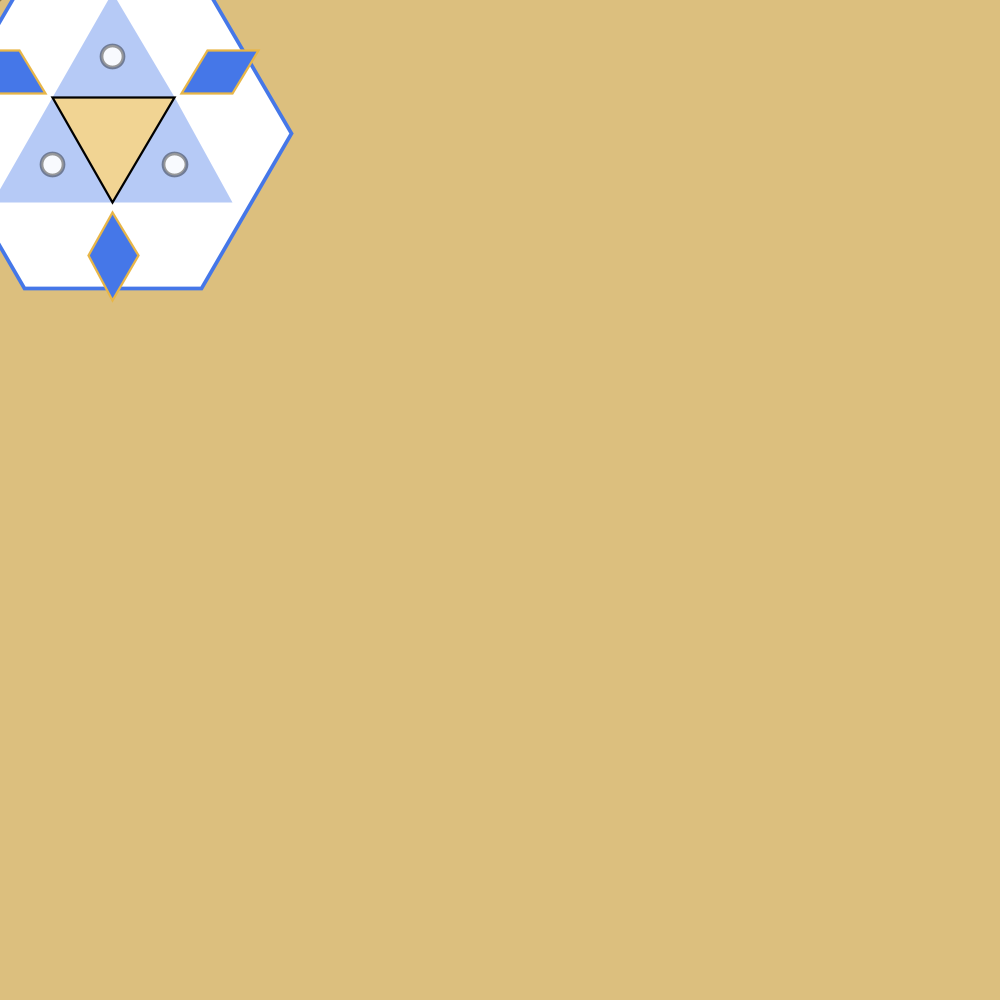
Frame 1 (no input)
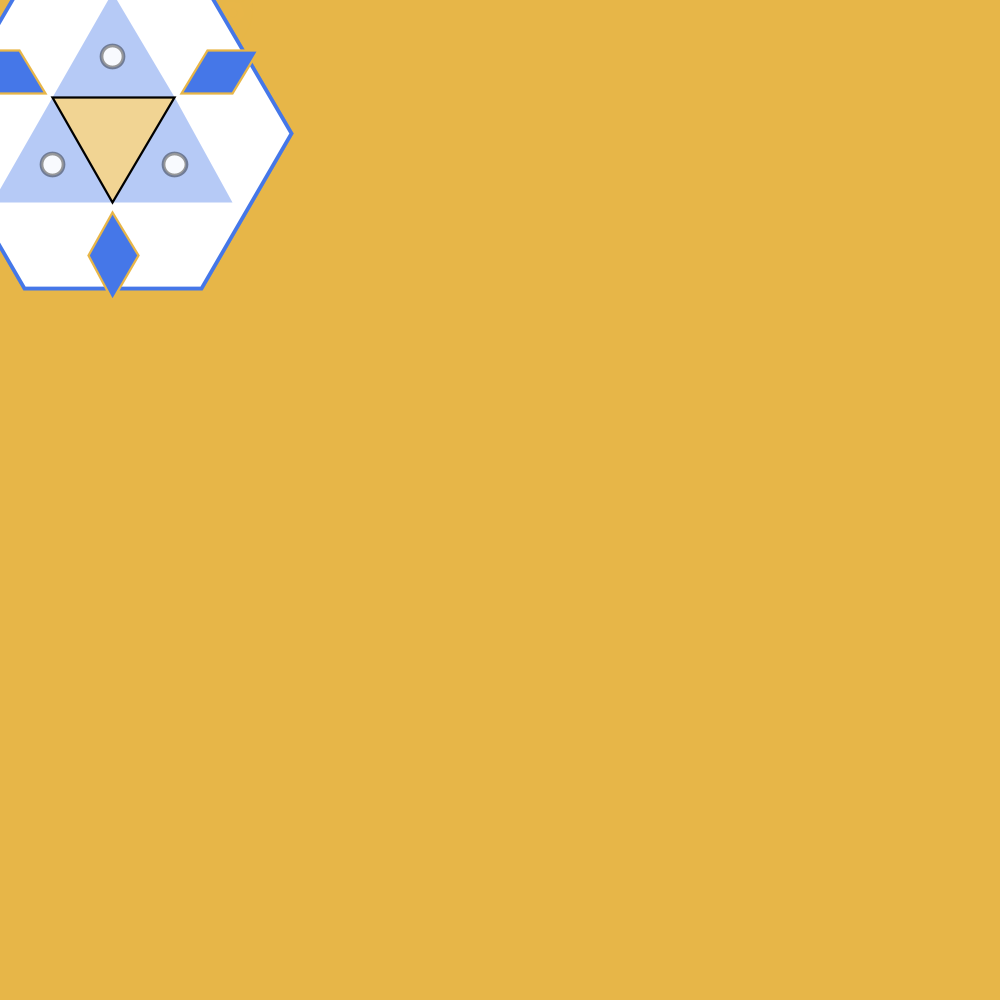
Frame 60 (the mouse pressed at the canvas centre just before this capture)
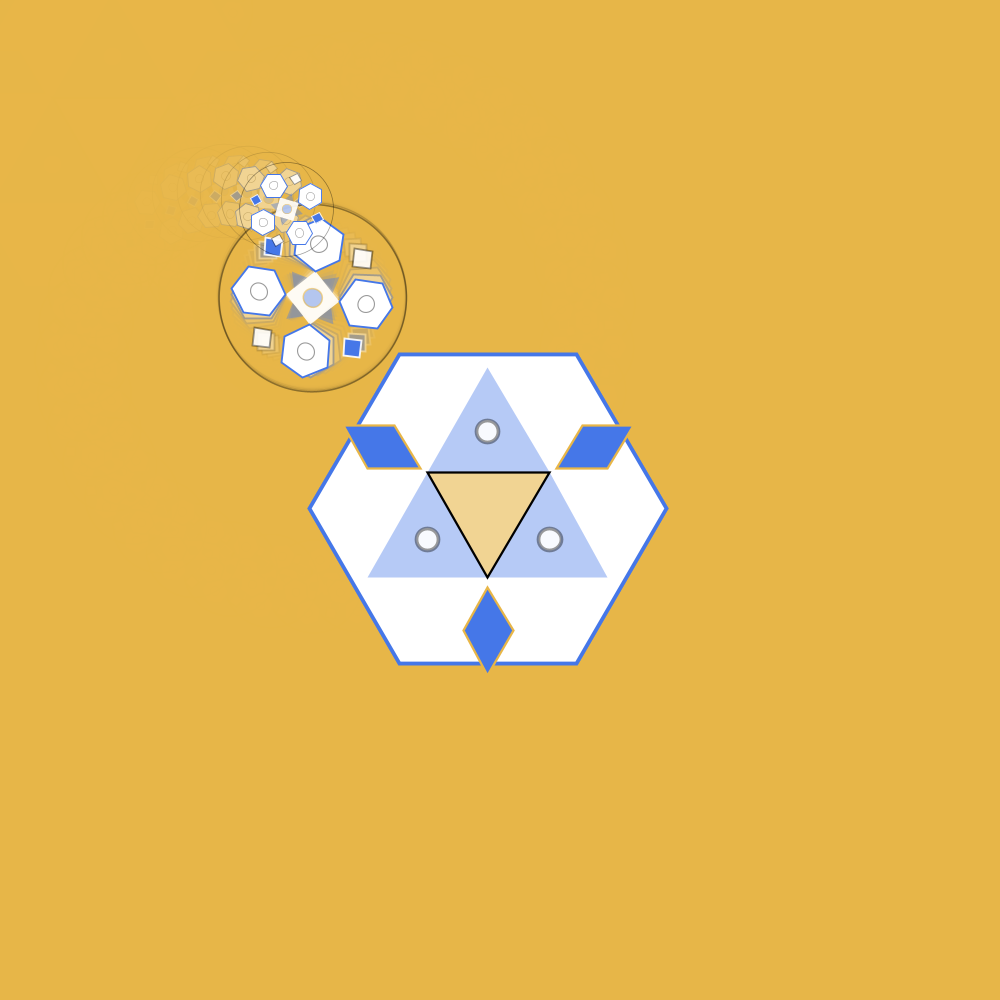
Frame 120 (the mouse held since frame 60 and released just before this capture)

The Processing sketch that drew these frames (run headless with seeded random() and noise(); from frame 60 on, the mouse is pressed at the canvas centre):

// Processing sketch: s07t01Vicente
// ── s07t01Vicente.pde
//UDD - Expresión Digital II
//s07t01Vicente
/*Creación de funciones especificas, graficamente distintas, que dibujen dos elementos
 diferentes que interactuen entre si, ambas funciones siguen al mouse, y el segundo elemento
 está repetido y giran entorno a sus ejes. 
 Al apretar las teclas "espacio" y "a" cambian los colores de relleno de las figuras y del canvas*/

color bl, ne, az, am, blt, amt, azt, net;
float r;

void setup() {
  size(1000, 1000);
  smooth();

  //inicialización de colores
  bl = color(255); //blanco
  blt = color(255, 255, 255, 230); //blanco con transparencia
  ne = color(0); //negro
  net = color(0, 0, 0, 100); //negro con transparencia
  az = color(69, 119, 232); //azul
  azt = color(69, 119, 232, 100); //azul con transparencia
  am = color(232, 182, 71); //amarillo
  amt = color(232, 182, 71, 150); //amarillo con transparencia

  //rotación
  r = 0;
}

void draw() {
  //fondo con transparencia para dejar estela
  fill(amt);
  noStroke();
  rect(0, 0, width, height);

  /*elemento propio con escala del 75% y traslación del mouse para que quede al centro
   de este*/
  scale(0.75);
  translate(mouseX-100, mouseY-100);
  triforce(mouseX, mouseY); 

  /*segundo elemento propio con escala del 50% y rotación a un lado del primer elemento*/
  rotate(r);
  r += 0.05;
  scale(0.5);
  translate(-275, -275);
  nicotron(mouseY, mouseX);

  /*tercer elemento mas pequeño que gira al rededor del segundo elemento con una escala de 50%*/
  rotate(r);
  r += 0.05;
  scale(0.5);
  translate(270, 270);
  nicotron(mouseY, mouseX);
}


void keyPressed() {
  /*al apretar espacio cambian los colores bases de las figuras
   los que no tienen transparencias*/

  if (key == ' ') {
    bl = ne;
    ne = az;
    az = am;
    am = bl;
    
    
  }
  /*al apretar la tecla "a" cambian los colores de las transparencias
   de los objetos y del fondo*/
  if (key == 'a') {
    blt = net;
    net = azt;
    azt = amt;
    amt = blt;
  }
}

/*
Tus funciones no se sustituyen entre sí, requerimiento de la tarea.
Si pudieras explicarme la lógica de rotación del elemento más pequeño, sería súper bueno
para nuevas entregas con movimientos más complejos. 
Así como también la lógica de keyPressed ya que tiene un loop de tres estados, ¿entiendes lo que escribiste?
*/

// ── Funcion01.pde

void triforce(float x, float y) {

  //Hexagono
  fill(bl); 
  stroke(az);
  strokeWeight(5);
  beginShape();
  vertex(132, 73);
  vertex(369, 73);
  vertex(488, 278);
  vertex(368, 484);
  vertex(132, 484);
  vertex(13, 278);
  endShape(CLOSE);

  //triangulos
  fill(azt);
  noStroke();
  triangle(250, 90, 170, 230, 333, 230); //arriba
  triangle(333, 230, 410, 370, 250, 370); //der
  triangle(170, 230, 90, 370, 250, 370); //izq

  fill(amt);
  stroke(ne);
  strokeWeight(3);
  triangle(170, 230, 333, 230, 250, 370);//centro


  //rombos
  fill(az);
  stroke(am);
  strokeWeight(3);
  beginShape();
  vertex(377, 167);
  vertex(444, 167);
  vertex(410, 225);
  vertex(342, 225);
  endShape(CLOSE);
  beginShape();
  vertex(250, 383);
  vertex(218, 440);
  vertex(250, 500);
  vertex(285, 440);
  endShape(CLOSE);

  beginShape();
  vertex(160, 225);
  vertex(90, 225);
  vertex(58, 167);
  vertex(126, 167);
  endShape(CLOSE);

  //circulos
  fill(blt);
  stroke(net);
  strokeWeight(5);
  ellipse(170, 319, 30, 30);//izq
  ellipse(333, 319, 30, 30);//der
  ellipse(250, 175, 30, 30);//arriba
  
}


// ── Funcion02.pde

void nicotron(float x, float y) {

  //cuadrados
  fill(blt);
  noStroke();
  beginShape(); //centro
  vertex(255, 240);
  vertex(355, 240);
  vertex(355, 343);
  vertex(255, 343);
  endShape(CLOSE);

  fill(blt);
  stroke(net);
  strokeWeight(5);
  beginShape(); //cuadrado der
  vertex(474, 258);
  vertex(506, 292);
  vertex(474, 325);
  vertex(441, 292);
  endShape(CLOSE);

  beginShape(); //cuadrado izq
  vertex(133, 258);
  vertex(165, 292);
  vertex(133, 325);
  vertex(100, 292);
  endShape(CLOSE);

  fill(az);
  stroke(blt);
  strokeWeight(5);
  beginShape(); //cuadrado arriba
  vertex(306, 88);
  vertex(336, 121);
  vertex(306, 153);
  vertex(275, 121);
  endShape(CLOSE);
  
  beginShape(); //cuadrado abajo
  vertex(306, 429);
  vertex(336, 462);
  vertex(306, 494);
  vertex(275, 462);
  endShape(CLOSE);

  //triangulos

  fill(azt);
  noStroke();
  triangle(282, 240, 327, 240, 305, 202); //arriba
  triangle(282, 343, 327, 343, 305, 381); //abajo
  triangle(255, 269, 255, 314, 215, 292); //izq
  triangle(355, 269, 355, 314, 395, 292); //der

  //circulo de cuadrado
  fill(azt);
  stroke(amt);
  strokeWeight(4);
  ellipse(305, 292, 50, 50);

  //circulo grande
  noFill();
  stroke(net);
  strokeWeight(4);
  ellipse(305, 292, 500, 500);

  //Hexagonos
  fill(bl); 
  stroke(az);
  strokeWeight(5);

  beginShape(); //der arriba
  vertex(388, 120);
  vertex(455, 140);
  vertex(474, 208);
  vertex(424, 258);
  vertex(355, 241);
  vertex(337, 171);
  endShape(CLOSE);

  beginShape(); //izq arriba 
  vertex(255, 240);
  vertex(185, 258);
  vertex(135, 208);
  vertex(152, 138);
  vertex(221, 120);
  vertex(270, 171);
  endShape(CLOSE);

  beginShape(); //der abajo
  vertex(425, 325);
  vertex(475, 375);
  vertex(457, 442);
  vertex(390, 461);
  vertex(337, 410);
  vertex(355, 343);
  endShape(CLOSE);

  beginShape(); //izq abajo
  vertex(254, 343);
  vertex(270, 410);
  vertex(221, 461);
  vertex(152, 442);
  vertex(134, 375);
  vertex(183, 325);
  endShape(CLOSE);

  //circulos

  noFill();
  stroke(net);
  strokeWeight(3);
  ellipse(407, 190, 45, 45);//arriba der
  ellipse(203, 190, 45, 45);//arriba izq
  ellipse(407, 393, 45, 45);//abajo der
  ellipse(203, 393, 45, 45);//abajo izq
}
